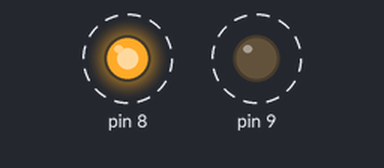
A sketch run on a simulated Arduino Uno, built with avr-gcc and run on an emulated ATmega328P. Shown: output pins drawn as LEDs (lit = HIGH). Dashed ring = blinking.

Above: at 0.15 s.
Timing chart, 0 to 3.0 s (numbered marks = the images above):
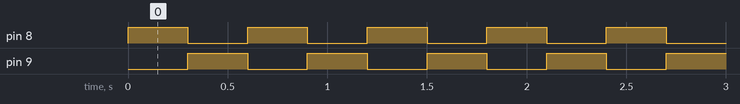

The sketch:

ak0040_ikiLed.ino
```cpp
/*
  BU KOD NE YAPAR?
  Bu kod, 8 ve 9 numaralı pinlerdeki iki LED'i sırayla yakar: biri yanarken öteki söner,
  her 300 milisaniyede yer değiştirirler ve bu sürekli tekrar eder.
*/

/*
  ak0040 — İki LED sırayla
  Ne öğreneceğiz: Aynı programda iki ayrı pini birlikte yönetmek; biri yanarken
    diğerini sönük tutmak (zıt durum)
  Malzeme: Arduino Uno kartı, USB kablosu, 2 LED (mümkünse farklı renkte), 2 adet
    220 ohm direnç, breadboard, 4 jumper kablo
  Devre: 1. LED uzun bacak (+) -> Arduino pin 8
         1. LED kısa bacak (-) -> 220 ohm direnç -> Arduino GND
         2. LED uzun bacak (+) -> Arduino pin 9
         2. LED kısa bacak (-) -> 220 ohm direnç -> Arduino GND

  Şimdilik kara kutu (sonra açacağız):
    void    -> "fonksiyon" konusunda açılacak (temel düzeyin ilerisinde, numarası o tur belirlenecek)
    OUTPUT  -> buton dersinde (ünite 2), INPUT ile birlikte açılacak (numarası o tur belirlenecek)
  Bunlara şimdilik dokunma, sırası gelince tek tek açacağız.

  kaynak: arsiv/006ikiLed/006ikiLed.ino (pin 13 ve 12 yerine pin 8 ve 9 kullanıldı;
          pin 13'te kartın dahili LED'i var, ikisi birlikte yanınca hangisine baktığın
          ayırt edilemez)
*/

// --- KAVRAM ---
// Her pinin kendi pinMode satırı olur: iki LED kullanıyorsan iki satır yazarsın
// Aynı loop() içinde iki pin birbirinden bağımsız olarak açılıp kapatılabilir
// Bir LED yanarken diğerinin sönük olmasına "zıt durum" denir
void setup() {
  pinMode(8, OUTPUT); // 8. pini, açıp kapatabileceğimiz bir pin yap
  pinMode(9, OUTPUT); // 9. pini, açıp kapatabileceğimiz bir pin yap
}

void loop() {
  digitalWrite(8, HIGH); // 8. pini aç  -> 1. LED yanar
  digitalWrite(9, LOW);  // 9. pini kapat -> 2. LED söner
  delay(300);            // bu durumu 300 milisaniye koru

  digitalWrite(8, LOW);  // 8. pini kapat -> 1. LED söner
  digitalWrite(9, HIGH); // 9. pini aç  -> 2. LED yanar
  delay(300);            // bu durumu da 300 milisaniye koru
}

// --- SEN YAP ---
// 1) İki LED'i zıt değil, BİRLİKTE çalıştır: ikisi aynı anda yansın, aynı anda sönsün.
//    Hangi satırları değiştirmen gerekiyor?
// 2) İlk hâline dön. Şimdi süreleri farklılaştır: 8'e bağlı LED 300 milisaniye yanık
//    kalsın, 9'a bağlı LED 900 milisaniye yanık kalsın.
// 3) İki LED'i de sürekli yanık bırakan bir kod yazabilir misin? Dene ve gördüğünü yaz.

// --- MERAK KÖŞESİ ---
// OUTPUT ne demek?
// pinMode satırında bir pine ne iş yapacağını söylüyorsun. OUTPUT: "bu pin dışarı
// elektrik verecek" demek — LED yakmak için gereken şey bu. Görev bir kez seçilir,
// o yüzden bu satır setup listesinde duruyor, loop'ta değil.
// Bu derste iki ayrı pin için de OUTPUT yazdın, çünkü ikisinde de LED var.
// Bir pinin dışarıdan bilgi alması da mümkün; onu buton dersinde (ünite 2) göreceğiz.
```

Measured:
- by itself, pin 8, pin 9: alternates HIGH for 0.30 s and LOW for 0.30 s
